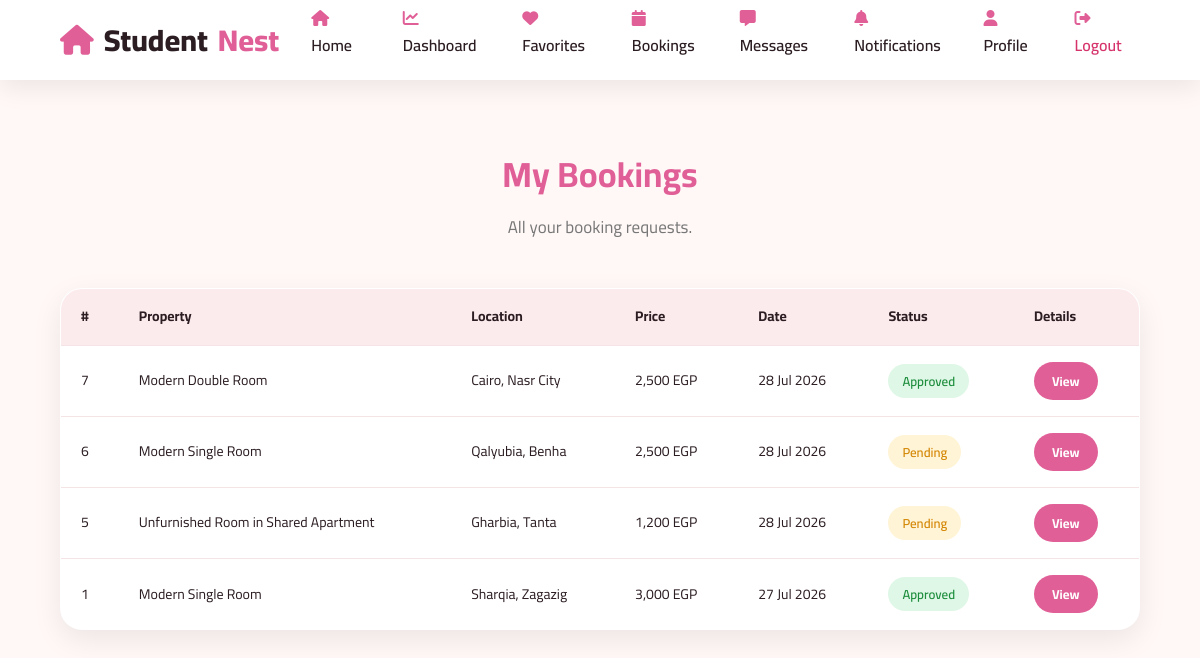
The page /tenant/bookings.php on the database its author committed.
### tables this page shows
CREATE TABLE `bookings` (
  `id` int(11) NOT NULL,
  `property_id` int(11) NOT NULL,
  `tenant_id` int(11) NOT NULL,
  `booking_date` datetime DEFAULT current_timestamp(),
  `message` text DEFAULT NULL,
  `status` enum('Pending','Approved','Rejected') DEFAULT 'Pending'
);

CREATE TABLE `housing` (
  `id` int(11) NOT NULL,
  `user_id` int(11) NOT NULL,
  `category_id` int(11) NOT NULL,
  `title` varchar(150) NOT NULL,
  `description` text DEFAULT NULL,
  `governorate` varchar(100) NOT NULL,
  `city` varchar(100) NOT NULL,
  `address` varchar(255) NOT NULL,
  `location_link` varchar(500) DEFAULT NULL,
  `price` decimal(10,2) NOT NULL,
  `available_slots` int(11) NOT NULL,
  `gender` enum('Male','Female','Both') NOT NULL,
  `security_deposit_required` tinyint(1) DEFAULT 0,
  `security_deposit_amount` decimal(10,2) DEFAULT NULL,
  `required_field_of_study` varchar(100) DEFAULT NULL,
  `min_age` int(11) DEFAULT NULL,
  `max_age` int(11) DEFAULT NULL,
  `smoking_allowed` tinyint(1) DEFAULT 0,
  `additional_requirements` text DEFAULT NULL,
  `rooms` int(11) DEFAULT NULL,
  `bathrooms` int(11) DEFAULT NULL,
  `area` int(11) DEFAULT NULL
);

### tenant/data/booking.php (called while the page is built)
<?php
function getBookings(PDO $conn, $userId)
{
    $bookings = [];
    $sql = "SELECT
                b.id,
                b.booking_date,
                b.status,
                h.id AS property_id,
                h.title,
                CONCAT(h.governorate, ', ', h.city) AS location,
                h.price
            FROM bookings b
            INNER JOIN housing h
            ON h.id = b.property_id
            WHERE b.tenant_id = ?
            ORDER BY b.booking_date DESC";
    $stmt = $conn->prepare($sql);
    $stmt->execute([$userId]);
    while ($row = $stmt->fetch(PDO::FETCH_ASSOC)) {
        $bookings[] = $row;
    }
    return $bookings;
}
?>

### tenant/bookings.php (the view, shortened to what this page needs)
<?php
require "../config/database.php";
$isDashboard = true;
require "../includes/header.php";
require "../includes/dashboard-navbar.php";
require "data/booking.php";
$bookings = getBookings(
    $conn,
    $_SESSION['user_id']
);
?>
<section class="bookings-page">
    <div class="container">
        <div class="section-title">
            <h2>My Bookings</h2>
            <p>All your booking requests.</p>
        </div>
        <table class="booking-table">
            <thead>
                <tr>
                    <th>#</th>
                    <th>Property</th>
                    <th>Location</th>
                    <th>Price</th>
                    <th>Date</th>
                    <th>Status</th>
                    <th>Details</th>
                </tr>
            </thead>
            <tbody>
            <?php if(!empty($bookings)): ?>
                <?php foreach($bookings as $booking): ?>
                    <tr>
                        <td>
                            <?= $booking['id'] ?>
                        </td>
                        <td>
                            <?= htmlspecialchars($booking['title']) ?>
                        </td>
                        <td>
                            <?= htmlspecialchars($booking['location']) ?>
                        </td>
                        <td>
                            <?= number_format($booking['price']) ?> EGP
                        </td>
                        <td>
                            <?= !empty($booking['booking_date'])
                                ? date("d M Y", strtotime($booking['booking_date']))
                                : "-" ?>
                        </td>
                        <td>
                            <span class="status <?= strtolower($booking['status']) ?>">
                                <?= htmlspecialchars($booking['status']) ?>
                            </span>
                        </td>
                        <td>
                            <a
                                href="property_details.php?id=<?= $booking['property_id'] ?>"
                                class="details-btn">
                                View
                            </a>
                        </td>
                    </tr>
                <?php endforeach; ?>
            <?php endif; ?>
            </tbody>
        </table>
    </div>
</section>

### includes/header.php (shortened to what this page needs)
<!DOCTYPE html>
<html lang="an">
<head>
<link href="https://cdn.jsdelivr.net/npm/bootstrap@5.3.3/dist/css/bootstrap.min.css" rel="stylesheet">
<link rel="stylesheet"
href="https://cdnjs.cloudflare.com/ajax/libs/font-awesome/6.7.2/css/all.min.css">
<?php if(!isset($isgallery)): ?>
<link rel="stylesheet" href="../assest/css/style.css">
<link rel="stylesheet" href="../assest/css/footer.css">
<?php endif;?>
<?php if(isset($isDashboard)): ?>
<link rel="stylesheet" href="../assest/css/tenant.css">
<?php endif; ?>
</head>
<body>

### includes/dashboard-navbar.php
<nav class="tenant-navbar">
    <div class="tenant-nav-container">
        <a href="../home.php" class="tenant-logo">
            <i class="fa-solid fa-house"></i>
             <span class="logo-dark">Student</span>
            <span class="logo-color">Nest</span>
        </a>
        <ul class="tenant-links">
            <li>
                <a href="../home.php">
                    <i class="fa-solid fa-house"></i>
                    Home
                </a>
            </li>
            <li>
                <a href="dashboard.php">
                    <i class="fa-solid fa-chart-line"></i>
                    Dashboard
                </a>
            </li>
            <li>
                <a href="favorites.php">
                    <i class="fa-solid fa-heart"></i>
                    Favorites
                </a>
            </li>
            <li>
                <a href="bookings.php">
                    <i class="fa-solid fa-calendar"></i>
                    Bookings
                </a>
            </li>
            <li>
                <a href="messages.php">
                    <i class="fa-solid fa-message"></i>
                    Messages
                </a>
            </li>
            <li>
                <a href="notifications.php">
                    <i class="fa-solid fa-bell"></i> Notifications
                </a>
            </li>
            <li>
                <a href="profile.php">
                    <i class="fa-solid fa-user"></i>
                    Profile
                </a>
            </li>
            <li>
                <a href="logout.php" class="logout-link" style="color: #d6336c;">
                    <i class="fa-solid fa-right-from-bracket"></i>
                    Logout
                </a>
            </li>
        </ul>
    </div>
</nav>

### assest/css/style.css (style rules this page uses)
:root { --primary: #e05f97; --primary-hover:#c97d84; --light:#fcebed; --bg:#fff8f7; --dark:#2b1d22; --gray:#777777; --white:#ffffff; }
* { margin:0; padding:0; box-sizing:border-box; font-family:"Cairo",sans-serif; }
html { scroll-behavior:smooth; }
body { background:var(--bg); overflow-x:hidden; color:var(--dark); line-height:1.7; }
body { overflow-x:hidden; }
.container { width:min(90%,1200px); margin:auto; }

### assest/css/footer.css (style rules this page uses)
.section-title { text-align:center; max-width:750px; margin:0 auto 70px; }
.section-title h2 { font-size:44px; color:var(--dark); font-weight:700; line-height:1.4; margin-bottom:20px; }
.section-title p { color:var(--gray); font-size:17px; line-height:1.9; }

### assest/css/tenant.css (style rules this page uses)
:root { --primary: #e05f97; --primary-hover:#c97d84; --bg:#fff8f7; --light:#fcebed; --dark:#2b1d22; --gray:#777; --white:#fff; --border:#f4e4e6; --shadow:0 10px 30px rgba(0,0,0,.08); --radius:22px; }
* { margin:0; padding:0; box-sizing:border-box; font-family:"Cairo",sans-serif; }
html { scroll-behavior:smooth; }
body { background:var(--bg); color:var(--dark); line-height:1.7; }
a { text-decoration:none; }
.container { width:min(90%,1200px); margin:auto; }
section { padding:70px 0; }
.section-title { text-align:center; margin-bottom:45px; }
.section-title h2 { font-size:35px; color:var(--primary); margin-bottom:12px; }
.section-title p { color:var(--gray); }
.main-btn, .details-btn, .second-btn, .remove-btn, .favorite-btn { display:inline-flex; align-items:center; justify-content:center; gap:8px; padding:13px 20px; border:none; border-radius:30px; cursor:pointer; font-weight:700; transition:.35s; text-decoration:none; flex:1; white-space:nowrap; }
.details-btn { background:var(--primary); color:#fff; }
.welcome-box, .search-box, .profile-card, .profile-form, .chat-box, .chat-sidebar, .notification-card, .property-card, .booking-table { background:#fff; border-radius:var(--radius); border:1px solid var(--border); box-shadow:var(--shadow); }
.card-buttons .details-btn, .details-btn { background: var(--primary); color: #fff; border: none; }
.tenant-navbar { position:sticky; top:0; z-index:1000; background:#fff; box-shadow:0 8px 25px rgba(0,0,0,.08); }
.tenant-nav-container { width:min(90%,1200px); margin:auto; height:80px; display:flex; justify-content:space-between; align-items:center; }
.tenant-logo { display:flex; align-items:center; gap:10px; font-size:30px; font-weight:800; color:var(--dark); }
.tenant-logo i { color:var(--primary); }
.logo-color { color:var(--primary); }
.tenant-links { list-style:none; display:flex; gap:30px; align-items:center; }
.tenant-links a { color:var(--dark); font-weight:600; position:relative; transition:.3s; }
.tenant-links a i { margin-right:6px; color:var(--primary); }
.tenant-links a::after { content:""; position:absolute; left:0; bottom:-8px; width:0; height:3px; background:var(--primary); transition:.3s; }
@media (max-width:1200px) { .container { width:92%; } }
.booking-table { width: 100%; border-collapse: collapse; background: #fff; border-radius: var(--radius); overflow: hidden; box-shadow: var(--shadow); border: 1px solid var(--border); margin-top: 20px; text-align: left; }
.booking-table th, .booking-table td { padding: 16px 20px; border-bottom: 1px solid var(--border); font-size: 14px; }
.booking-table th { background-color: var(--light); color: var(--dark); font-weight: 700; }
.booking-table tr:last-child td { border-bottom: none; }
.booking-table .status { padding: 6px 14px; border-radius: 20px; font-weight: 600; font-size: 13px; display: inline-block; }
.booking-table .status.pending { background: #fff4d6; color: #d48806; }
.booking-table .status.approved { background: #dff7e6; color: #1e8e3e; }
.booking-table .details-btn { padding: 8px 18px; font-size: 13px; border-radius: 20px; background: var(--primary); color: #fff; display: inline-block; transition: .3s; }

### rows shown on the page
bookings: id "7", property.title "Modern Double Room", location "Cairo, Nasr City", property.price "2,500", booking_date "28 Jul 2026", status "Approved"
bookings: id "6", property.title "Modern Single Room", location "Qalyubia, Benha", property.price "2,500", booking_date "28 Jul 2026", status "Pending"
bookings: id "5", property.title "Unfurnished Room in Shared Apartment", location "Gharbia, Tanta", property.price "1,200", booking_date "28 Jul 2026", status "Pending"
bookings: id "1", property.title "Modern Single Room", location "Sharqia, Zagazig", property.price "3,000", booking_date "27 Jul 2026", status "Approved"
